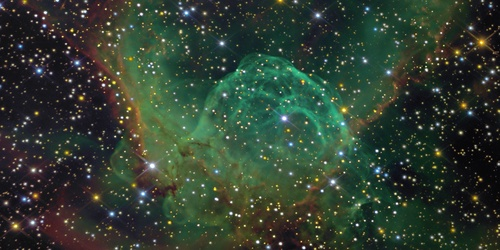
#> input picture lesson_3/bg_1.jpg, 500 x 250 px, found by its file name
$ python subtraction_of_images.py
#> lines starting #> are read from the running program, lines starting #| are printed output that depends on the picture
import cv2

image_1 = cv2.imread(r"lesson_3/bg_1.jpg")
#> image_1 is the input picture: shape (250, 500, 3); mean B, G, R 49.4, 62.5, 48.9
image_2 = cv2.imread(r"lesson_3/bg_2.jpg")
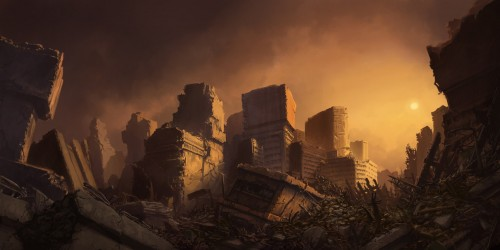
#> input picture lesson_3/bg_2.jpg, 500 x 250 px, found by its file name
#> image_2 is the input picture: shape (250, 500, 3); mean B, G, R 34.8, 52.4, 81
subtracted_image = cv2.subtract(image_1,image_2)
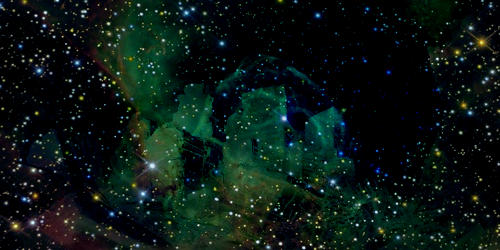
#> subtracted_image: shape (250, 500, 3); mean B, G, R 19.5, 23.7, 10
cv2.imshow("subtracted_image",subtracted_image)
cv2.waitKey(0)
cv2.destroyAllWindows()
